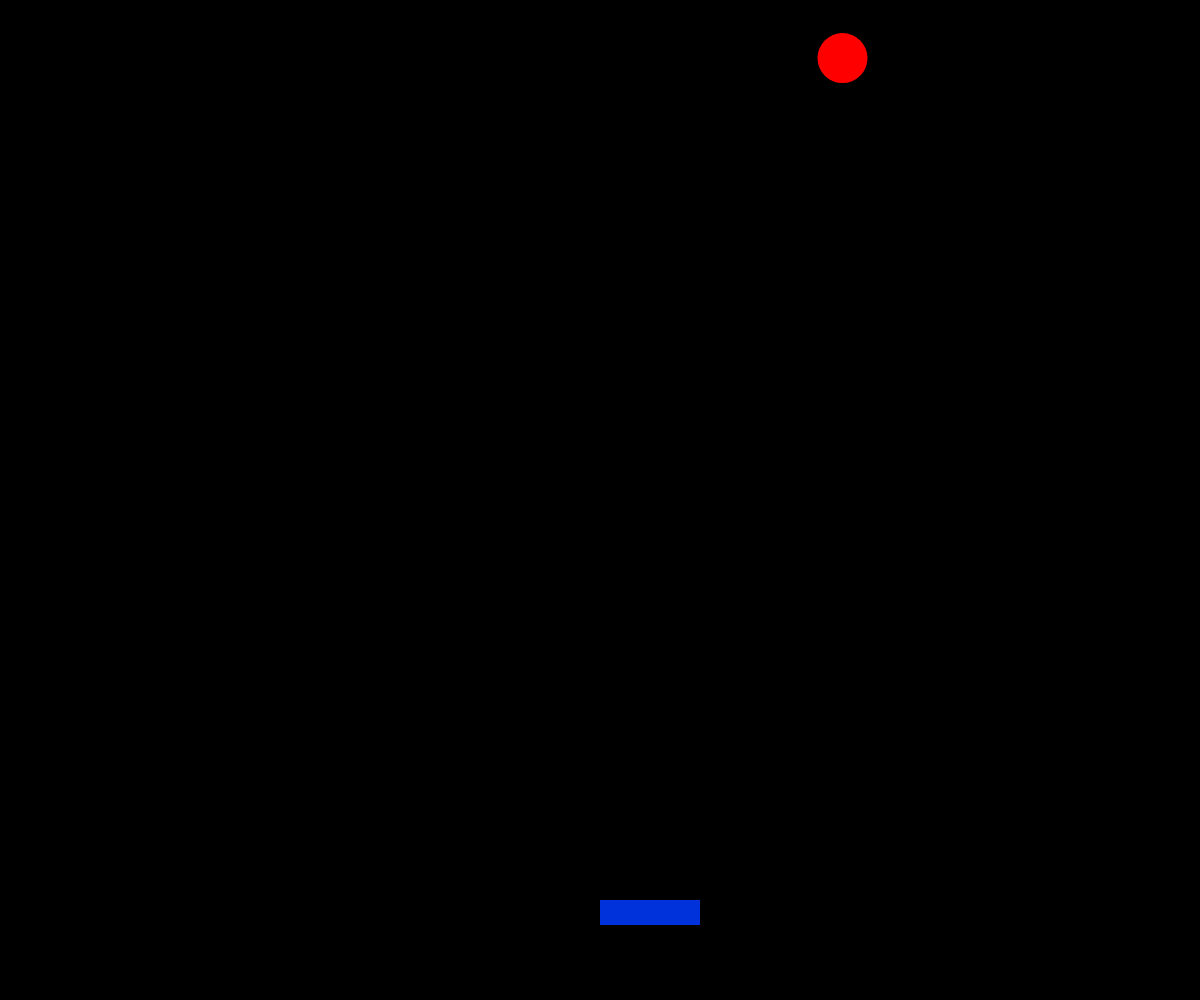
Frame 1 (no input)
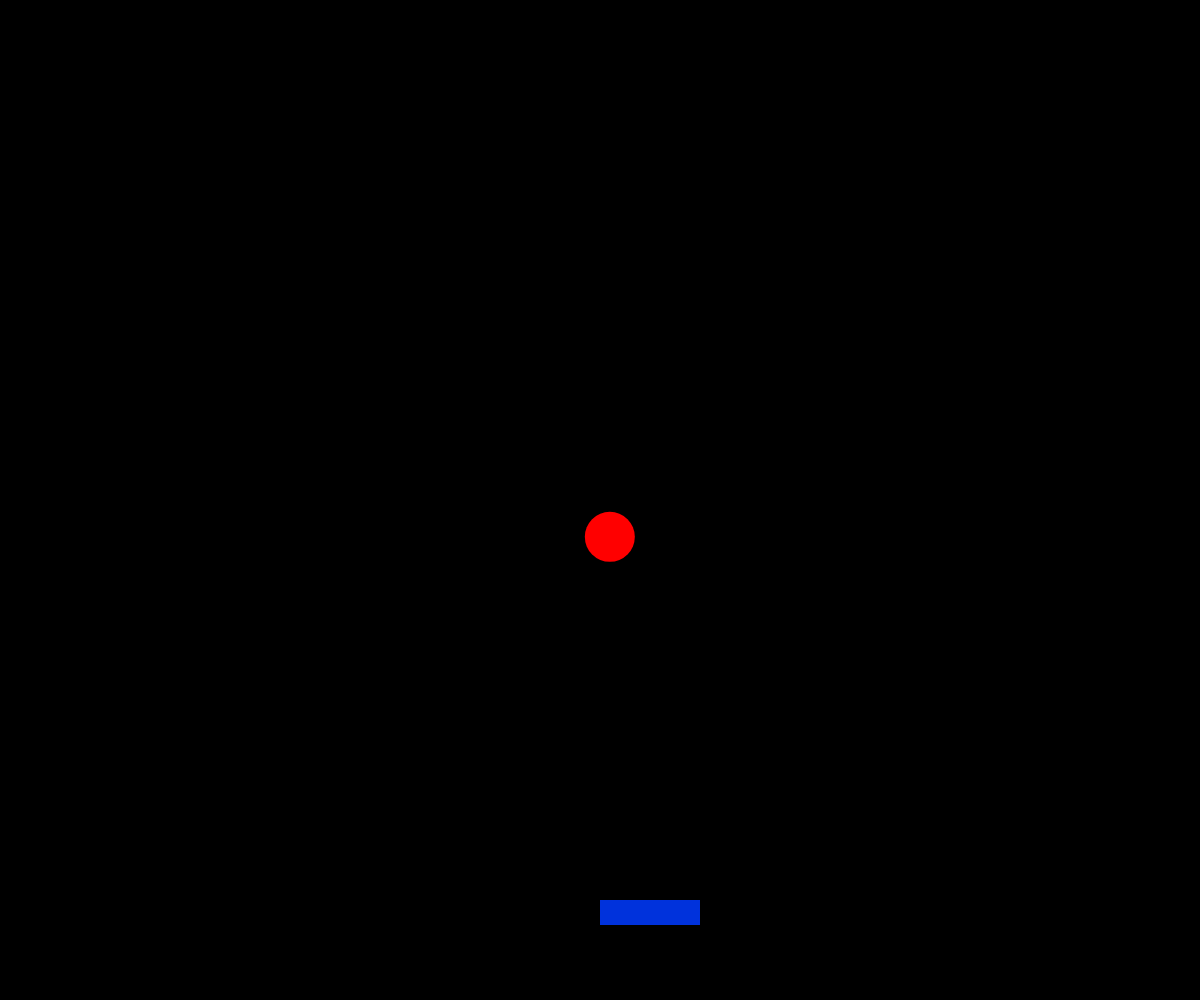
Frame 60 (no input)
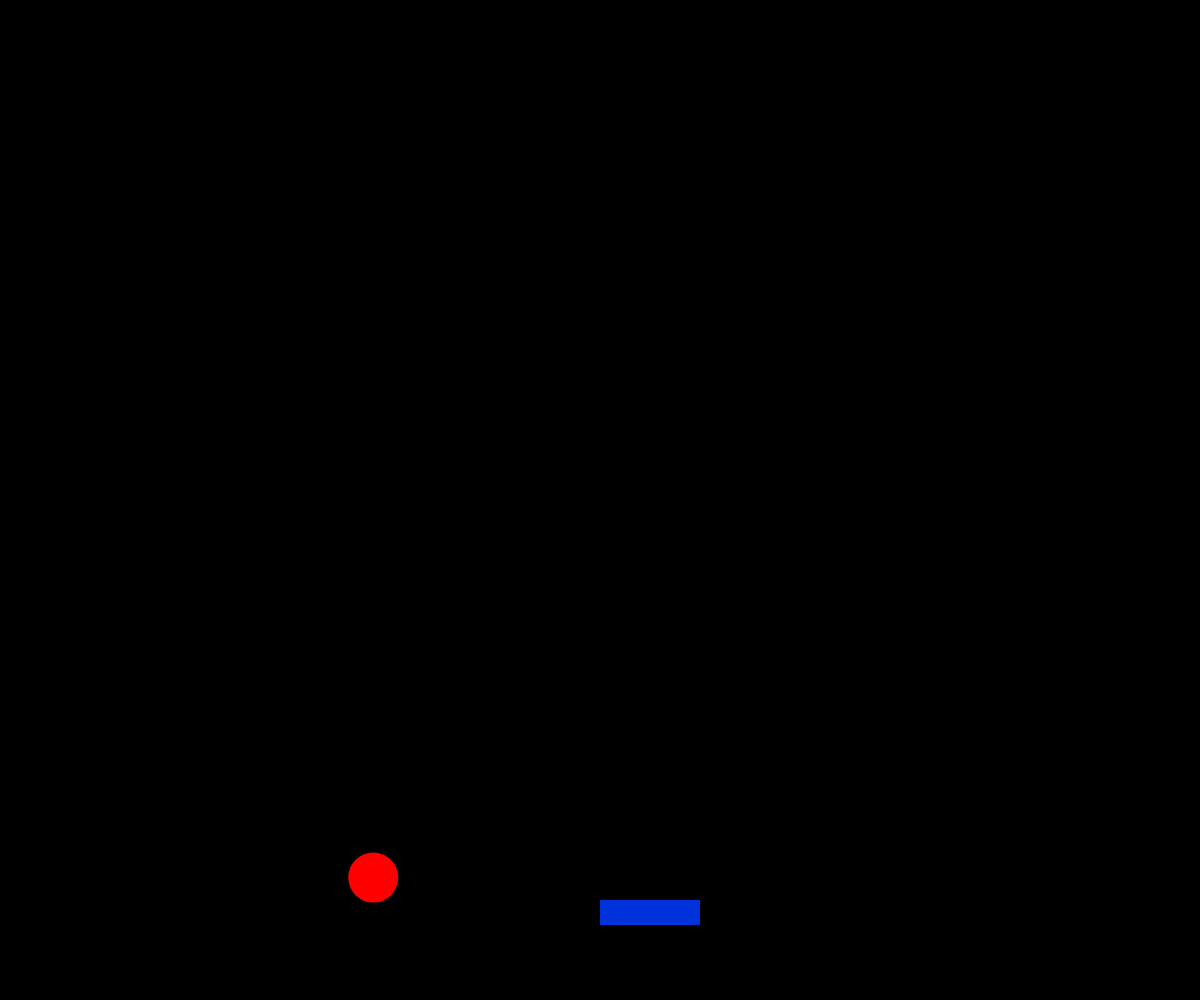
Frame 120 (the mouse pressed at the canvas centre since frame 60)

The p5.js sketch that drew these frames (run headless with seeded random() and noise() and a simulated clock; from frame 60 on, the mouse is pressed at the canvas centre):

// p5.js sketch
// ── sketch.js
// Variables for the ball
let ballPosX;
let ballPosY;
let diameter;
let xBallDir;
let yBallDir;
let xSpeed;
let ySpeed;

// Variables for the paddle
let paddlePosX;
let paddlePosY;
let paddleWidth;
let paddleHeight;
let started;

function setup() {
    createCanvas(windowWidth, windowHeight);
    ballPosX = random(25, width - 25);
    ballPosY = 50;
    diameter = 50;
    xBallDir = random(-5,5);
    yBallDir = random(3,5);
    xSpeed = random(1,2);
    ySpeed = random(1,2);
    paddleWidth = 100;
    paddleHeight = 25; 
    started = false
  }

  function draw() {
    background(0);
    // Ball bounces off walls
    ballPosX += xSpeed * xBallDir;
    ballPosY += ySpeed * yBallDir;
    if (ballPosX < diameter/2 || 
        ballPosX > windowWidth - 0.5 * diameter) {
      xSpeed *= -1.001;
    }
    if (ballPosY < diameter/2 || 
        ballPosY > windowHeight - diameter) {
       ySpeed *= -1.001;
    }
    
    // Detect collision with paddle
    if ((ballPosX > paddlePosX &&
        ballPosX < paddlePosX + paddleWidth) &&
        (ballPosY + (diameter/2) >= paddlePosY)) {
      xSpeed *= -1;    
      ySpeed *= -1;
    }
    
    // Draw ball
    fill(255, 0, 0);
    noStroke();
    ellipse(ballPosX, ballPosY, diameter, diameter);
    
    // Update paddle location
    if (!started) {
      paddlePosX = windowWidth / 2;
      paddlePosY = windowHeight - 100;
      started = true;
    }
    
    // Draw paddle
    fill(0, 50, 220);
    noStroke();
    rect(paddlePosX, paddlePosY, paddleWidth, paddleHeight);
  
    // TODO: Using the spacebar create a game reset button
    if(keyIsPressed && key === ' ') {
      ballPosX = 50;
      ballPosY = 50;
      started = false;
    }
  }

// KeyPressed() function to control the paddle using the right and left arrow keys
function keyPressed() {
    if(keyCode === LEFT_ARROW) {
      paddlePosX -= 50;
    } else if(keyCode === RIGHT_ARROW) {
      paddlePosX += 50;
    }
  }

// ── style.css
html, body {
    margin: 0;
    padding: 0;
    background-color: #000000;
}

canvas {
    display: block;
    margin: auto;
}
